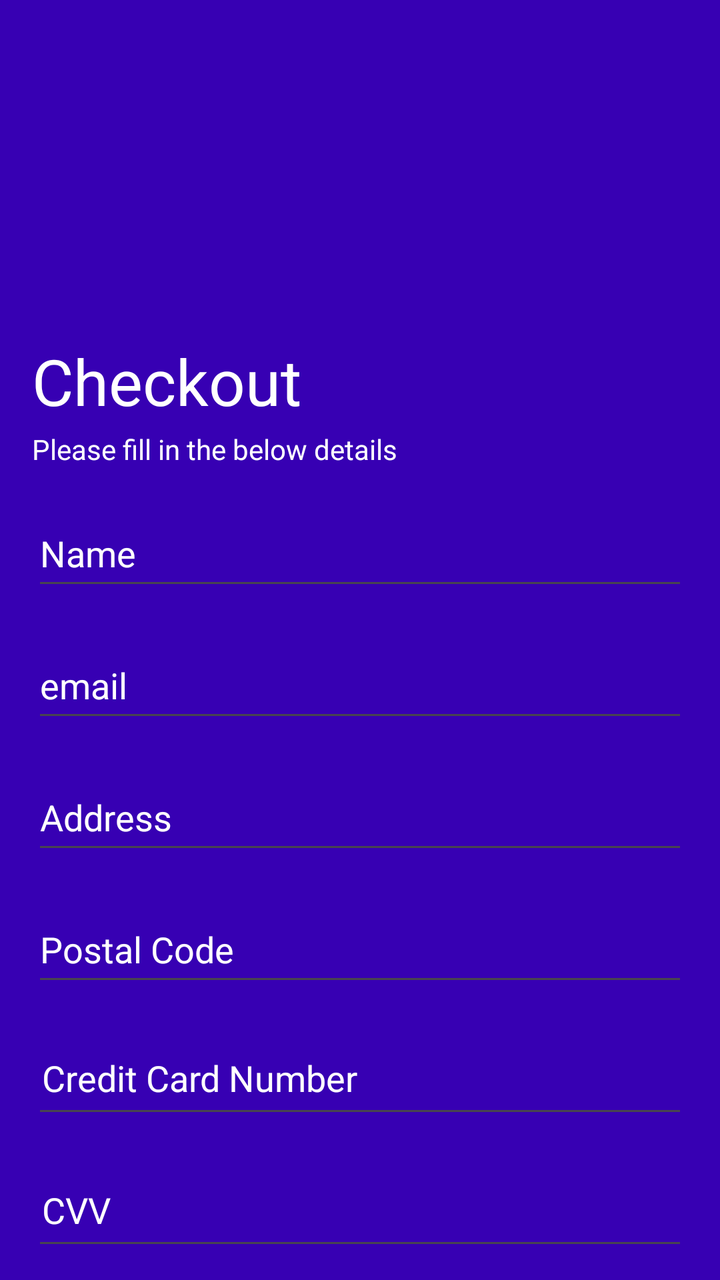
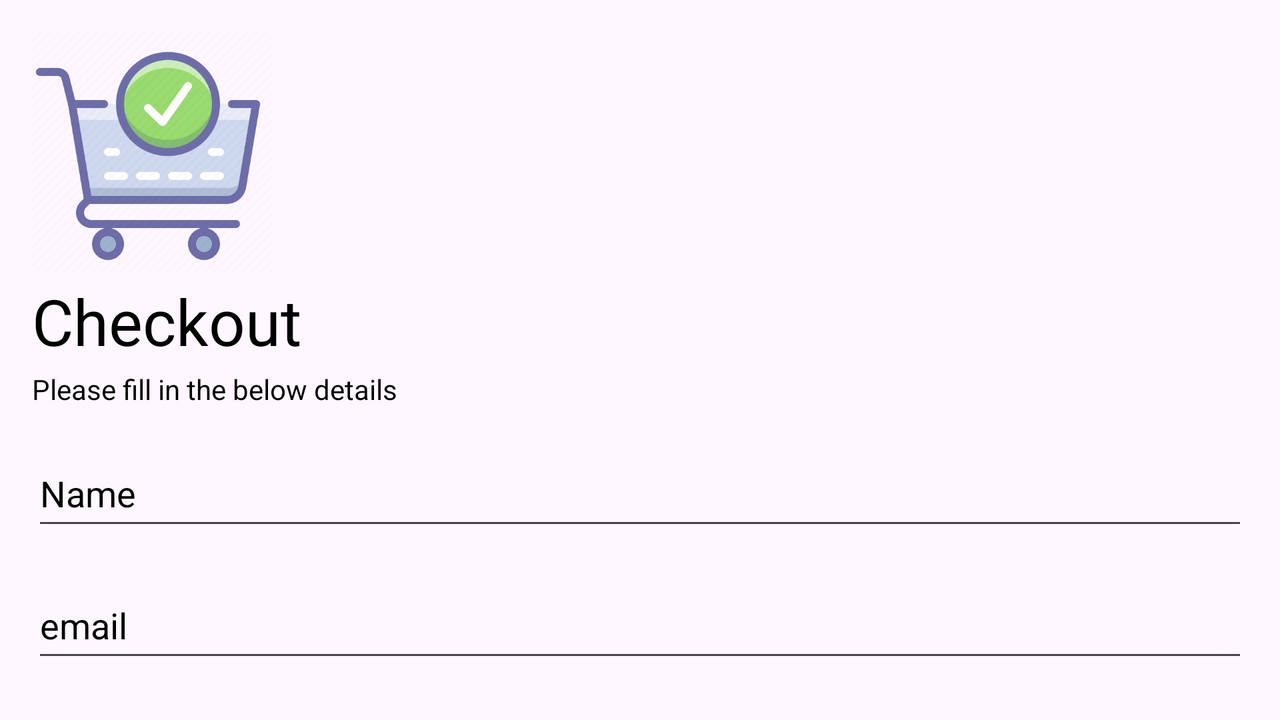

The same Android screen from two of the app's own layout files: first res/layout/ as a phone draws it, then the repository's variant for another configuration, drawn on a device whose configuration selects that folder. Both files follow.
<!-- AndroidManifest.xml: application theme Theme.Group3Project -->
<!-- res/layout/checkout_form.xml -->
<?xml version="1.0" encoding="utf-8"?>
<LinearLayout
    xmlns:android="http://schemas.android.com/apk/res/android"
    xmlns:app="http://schemas.android.com/apk/res-auto"
    android:layout_width="match_parent"
    android:background="@color/purple_700"
    android:layout_height="match_parent">

    <androidx.core.widget.NestedScrollView
        android:layout_width="match_parent"
        android:layout_height="match_parent">
        <LinearLayout
            android:layout_width="match_parent"
            android:layout_height="wrap_content"
            android:orientation="vertical"
            android:padding="16dp">

            <ImageView
                android:layout_width="150dp"
                android:layout_height="150dp"
                android:layout_gravity="start"
                android:src="@drawable/ic_shipping" />
            <TextView
                android:layout_width="match_parent"
                android:layout_height="wrap_content"
                android:layout_gravity="top"
                android:gravity="center|start"
                android:paddingTop="3dp"
                android:text="Checkout"
                android:textColor="@android:color/white"
                android:textSize="32sp" />
            <TextView
                android:layout_width="match_parent"
                android:layout_height="wrap_content"
                android:layout_gravity="top"
                android:gravity="center|start"
                android:paddingTop="3dp"
                android:textColor="@android:color/white"
                android:text="Please fill in the below details"
                android:textSize="14sp" />

            <com.google.android.material.textfield.MaterialAutoCompleteTextView
                android:id="@+id/edit_shipping_name"
                android:layout_width="match_parent"
                android:layout_height="50dp"
                android:layout_marginTop="16dp"
                android:hint="Name"
                android:textColor="@color/white"
                android:textColorHint="@color/white"
                android:inputType="textPersonName" />
            <com.google.android.material.textfield.MaterialAutoCompleteTextView
                android:id="@+id/edit_shipping_email"
                android:layout_width="match_parent"
                android:layout_height="50dp"
                android:layout_marginTop="16dp"
                android:hint="email"
                android:textColor="@color/white"
                android:textColorHint="@color/white"
                android:inputType="textEmailAddress" />
            <com.google.android.material.textfield.MaterialAutoCompleteTextView
                android:id="@+id/edit_shipping_address"
                android:layout_width="match_parent"
                android:layout_height="50dp"
                android:layout_marginTop="16dp"
                android:hint="Address"
                android:textColor="@color/white"
                android:textColorHint="@color/white"
                android:inputType="textPostalAddress" />
            <com.google.android.material.textfield.MaterialAutoCompleteTextView
                android:id="@+id/edit_shipping_pincode"
                android:layout_width="match_parent"
                android:layout_height="50dp"
                android:layout_marginTop="16dp"
                android:hint="Postal Code"
                android:textColor="@color/white"
                android:textColorHint="@color/white"
                android:inputType="textPostalAddress" />

            <com.google.android.material.textfield.TextInputEditText
                android:id="@+id/credit_card_number"
                android:layout_width="match_parent"
                android:layout_height="50dp"
                android:layout_marginTop="16dp"
                android:padding="5dp"
                android:textColor="@color/white"
                android:textColorHint="@color/white"
                android:hint="Credit Card Number"/>

            <com.google.android.material.textfield.TextInputEditText
                android:id="@+id/credit_card_cvv"
                android:layout_width="match_parent"
                android:layout_height="50dp"
                android:layout_marginTop="16dp"
                android:padding="5dp"
                android:maxLength="3"
                android:textColor="@color/white"
                android:textColorHint="@color/white"
                android:inputType="numberPassword"
                android:hint="CVV"/>

            <Button
                android:layout_width="wrap_content"
                android:layout_height="wrap_content"
                android:text="SUBMIT"
                android:textAlignment="center"
                android:layout_gravity="center"
                android:layout_margin="10dp"
                android:textColor="@color/black"
                android:background="@color/white" />


        </LinearLayout>
    </androidx.core.widget.NestedScrollView>

</LinearLayout>
<!-- resources referenced by this layout -->
<resources>
  <color name="black">#000000</color>
  <color name="purple_700">#FF3700B3</color>
  <color name="white">#ffffff</color>
  <!-- from res/values-v23/ -->
  <style name="Theme.Group3Project" parent="Base.Theme.Group3Project">
      
      <item name="android:navigationBarColor">@android:color/transparent</item>
      <item name="android:statusBarColor">@android:color/transparent</item>
      <item name="android:windowLightStatusBar">?attr/isLightTheme</item>
    </style>
  <style name="Base.Theme.Group3Project" parent="Theme.Material3.DayNight.NoActionBar">
          
          
      </style>
</resources>
<!-- res/layout-land/checkout_form.xml (the repository's variant of the layout above) -->
<!-- drawn on the phone turned sideways -->
<?xml version="1.0" encoding="utf-8"?>
<LinearLayout
    xmlns:android="http://schemas.android.com/apk/res/android"
    xmlns:app="http://schemas.android.com/apk/res-auto"
    android:layout_width="match_parent"
    android:layout_height="match_parent">

    <androidx.core.widget.NestedScrollView
        android:layout_width="match_parent"
        android:layout_height="match_parent">
        <LinearLayout
            android:layout_width="match_parent"
            android:layout_height="wrap_content"
            android:orientation="vertical"
            android:padding="16dp">

            <ImageView
                android:layout_width="120dp"
                android:layout_height="120dp"
                android:layout_gravity="start"
                android:src="@drawable/checkout" />
            <TextView
                android:layout_width="match_parent"
                android:layout_height="wrap_content"
                android:layout_gravity="top"
                android:gravity="center|start"
                android:paddingTop="3dp"
                android:text="Checkout"
                android:textColor="@android:color/black"
                android:textSize="32sp" />
            <TextView
                android:layout_width="match_parent"
                android:layout_height="wrap_content"
                android:layout_gravity="top"
                android:gravity="center|start"
                android:paddingTop="3dp"
                android:textColor="@android:color/black"
                android:text="Please fill in the below details"
                android:textSize="14sp" />

            <com.google.android.material.textfield.MaterialAutoCompleteTextView
                android:id="@+id/edit_shipping_name"
                android:layout_width="match_parent"
                android:layout_height="50dp"
                android:layout_marginTop="16dp"
                android:hint="Name"
                android:textColor="@color/black"
                android:textColorHint="@color/black"
                android:inputType="textPersonName" />
            <com.google.android.material.textfield.MaterialAutoCompleteTextView
                android:id="@+id/edit_shipping_email"
                android:layout_width="match_parent"
                android:layout_height="50dp"
                android:layout_marginTop="16dp"
                android:hint="email"
                android:textColor="@color/black"
                android:textColorHint="@color/black"
                android:inputType="textEmailAddress" />
            <com.google.android.material.textfield.MaterialAutoCompleteTextView
                android:id="@+id/edit_shipping_address"
                android:layout_width="match_parent"
                android:layout_height="50dp"
                android:layout_marginTop="16dp"
                android:hint="Address"
                android:textColor="@color/black"
                android:textColorHint="@color/black"
                android:inputType="textPostalAddress" />
            <com.google.android.material.textfield.MaterialAutoCompleteTextView
                android:id="@+id/edit_shipping_pincode"
                android:layout_width="match_parent"
                android:layout_height="50dp"
                android:layout_marginTop="16dp"
                android:hint="Postal Code"
                android:textColor="@color/black"
                android:textColorHint="@color/black"
                android:inputType="textPostalAddress" />

            <ImageView
                android:layout_width="wrap_content"
                android:layout_height="50dp"
                android:layout_gravity="start"
                android:layout_marginTop="16dp"
                android:padding="5dp"
                android:src="@drawable/checkoutsafe" />

            <com.google.android.material.textfield.TextInputEditText
                android:id="@+id/credit_card_number"
                android:layout_width="match_parent"
                android:layout_height="50dp"
                android:layout_marginTop="16dp"
                android:padding="5dp"
                android:textColor="@color/black"
                android:textColorHint="@color/black"
                android:hint="Credit Card Number"/>

            <com.google.android.material.textfield.TextInputEditText
                android:id="@+id/credit_card_cvv"
                android:layout_width="match_parent"
                android:layout_height="50dp"
                android:layout_marginTop="16dp"
                android:padding="5dp"
                android:maxLength="3"
                android:textColor="@color/black"
                android:textColorHint="@color/black"
                android:inputType="numberPassword"
                android:hint="CVV"/>

            <Button
                android:layout_width="wrap_content"
                android:layout_height="wrap_content"
                android:text="SUBMIT"
                android:textAlignment="center"
                android:layout_gravity="center"
                android:layout_margin="10dp"
                android:textColor="@color/white"
                android:backgroundTint="@color/colorPrimaryDark" />


        </LinearLayout>
    </androidx.core.widget.NestedScrollView>

</LinearLayout>
<!-- resources referenced by the variant -->
<!-- as the phone turned sideways resolves them -->
<resources>
  <color name="black">#000000</color>
  <color name="colorPrimaryDark">#005048</color>
  <color name="white">#ffffff</color>
  <!-- drawable checkout: png bitmap (drawable, 32917 bytes) -->
  <!-- drawable checkoutsafe: png bitmap (drawable, 81024 bytes) -->
  <!-- from res/values-v23/ -->
  <style name="Theme.Group3Project" parent="Base.Theme.Group3Project">
      
      <item name="android:navigationBarColor">@android:color/transparent</item>
      <item name="android:statusBarColor">@android:color/transparent</item>
      <item name="android:windowLightStatusBar">?attr/isLightTheme</item>
    </style>
  <style name="Base.Theme.Group3Project" parent="Theme.Material3.DayNight.NoActionBar">
          
          
      </style>
</resources>
